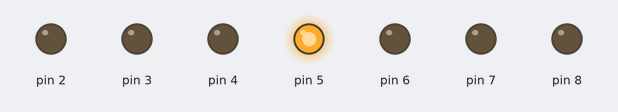
Bench run of a sketch on a simulated Arduino Uno, built with avr-gcc and run on an emulated ATmega328P. Shown: output pins drawn as LEDs (lit = HIGH).

Above: at 0.7 s.
At 3.7 s:
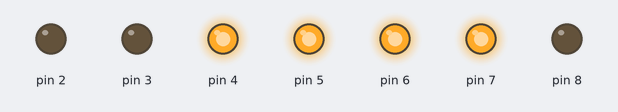
At 5.2 s:
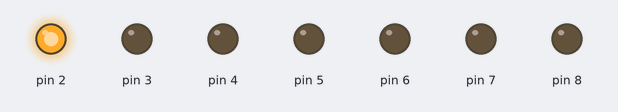
At 8.2 s:
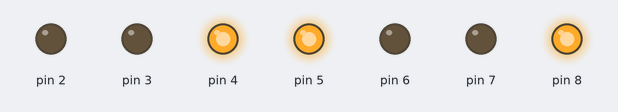
At 12.7 s:
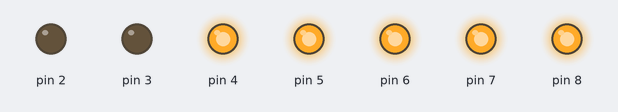
At 17.2 s:
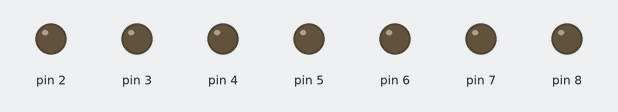
Timing chart, 0 to 19.5 s (numbered marks = the images above):
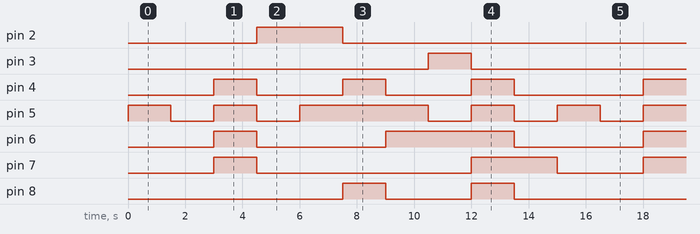

The sketch:

L3_exercise_4.ino
```cpp
// count down from 9 to 0, changing numbers every 1.5 seconds

void setup() {
  // put your setup code here, to run once:
    pinMode(8, OUTPUT); // a
    pinMode(2, OUTPUT); // b
    pinMode(3, OUTPUT); // c
    pinMode(4, OUTPUT); // d
    pinMode(5, OUTPUT); // e
    pinMode(6, OUTPUT); // f
    pinMode(7, OUTPUT); // g
    Serial.begin(9600);
}

void loop() {
  // put your main code here, to run repeatedly:
  digitalWrite(8, LOW); // 9
  digitalWrite(2, LOW);
  digitalWrite(3, LOW);
  digitalWrite(4, LOW);
  digitalWrite(5, HIGH);
  digitalWrite(6, LOW);
  digitalWrite(7, LOW);
  delay(1500);
  digitalWrite(5, LOW); // 8
  delay(1500);
  digitalWrite(8, LOW); // 7
  digitalWrite(4, HIGH);
  digitalWrite(5, HIGH);
  digitalWrite(6, HIGH);
  digitalWrite(7, HIGH);
  delay(1500);
  digitalWrite(2, HIGH); // 6
  digitalWrite(4, LOW);
  digitalWrite(5, LOW);
  digitalWrite(6, LOW);
  digitalWrite(7, LOW);
  delay(1500);
  digitalWrite(2, HIGH); // 5
  digitalWrite(5, HIGH);
  delay(1500);
  digitalWrite(8, HIGH); // 4
  digitalWrite(2, LOW);
  digitalWrite(4, HIGH);
  delay(1500);
  digitalWrite(8, LOW); // 3
  digitalWrite(4, LOW);
  digitalWrite(6, HIGH);
  delay(1500);
  digitalWrite(2, LOW); // 2
  digitalWrite(3, HIGH);
  digitalWrite(5, LOW);
  delay(1500);
  digitalWrite(8, HIGH); // 1
  digitalWrite(3, LOW);
  digitalWrite(4, HIGH);
  digitalWrite(5, HIGH);
  digitalWrite(7, HIGH);
  delay(1500);
  digitalWrite(8, LOW); // 0
  digitalWrite(4, LOW);
  digitalWrite(5, LOW);
  digitalWrite(6, LOW);
  delay(1500);
}
```

Measured:
- by itself, pin 2: alternates HIGH for 3.0 s and LOW for 12.0 s
- by itself, pin 3: alternates HIGH for 1.5 s and LOW for 13.5 s
- by itself, pin 4: repeats every 15.0 s: 2 × (LOW 3.0 s, HIGH 1.5 s), LOW 4.5 s, HIGH 1.5 s
- by itself, pin 5: repeats every 15.0 s: LOW 1.5 s, HIGH 1.5 s, LOW 1.5 s, HIGH 4.5 s, 2 × (LOW 1.5 s, HIGH 1.5 s)
- by itself, pin 6: repeats every 15.0 s: LOW 4.5 s, HIGH 4.5 s, LOW 4.5 s, HIGH 1.5 s
- by itself, pin 7: repeats every 15.0 s: LOW 7.5 s, HIGH 3.0 s, LOW 3.0 s, HIGH 1.5 s
- by itself, pin 8: repeats every 15.0 s: LOW 3.0 s, HIGH 1.5 s, LOW 9.0 s, HIGH 1.5 s
